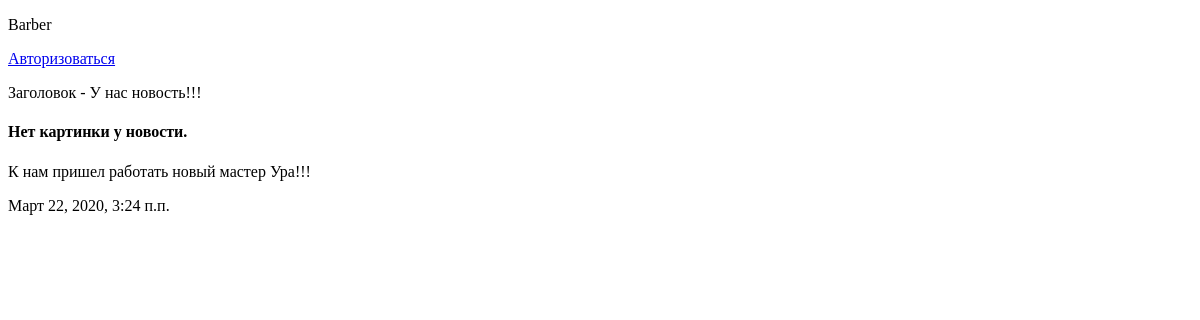
The app's page /detail_new/7, older data.
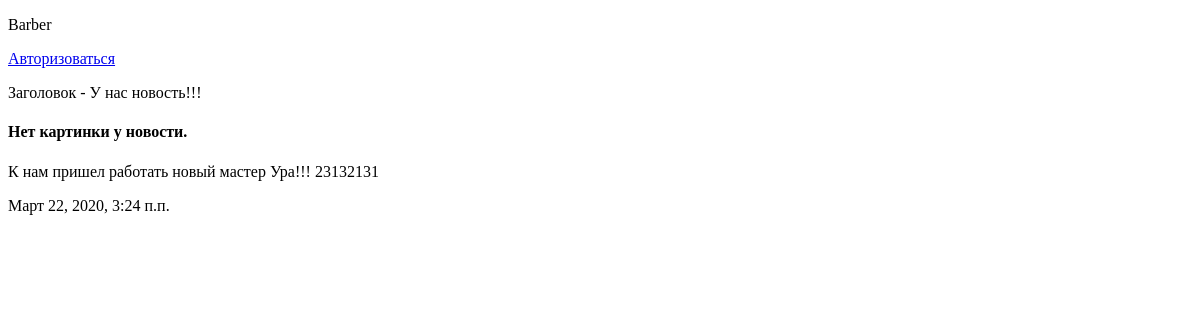
The same page, newer data.
### barberback/models.py (models this page shows, shortened)
class BarberNews(models.Model):
    def upload_file(instance,filename,upload_dir='imgnews',ext='png'):
        """
        Генерирует путь куда будут загружаться картинки,при этом
        изменяется имя файла и его расширение

        :param filename: имя файла
        :param upload_dir: директория куда будут загружаться файлы
        :param ext: расшерение картинки
        :return: возращает путь к файлу
        """
        without_ext_filename = filename.split('.')[0] + '_'+ uuid.uuid4().hex
        return f'{upload_dir}/{without_ext_filename}.{ext}'
    class Meta:
        db_table = 'barber_news'
        ordering = ['bNewsDate']
    bTitleNews = models.CharField(max_length=150, verbose_name='Заголовок')
    bTextNews = models.TextField(verbose_name='Текст новости')
    bNewsDate = models.DateTimeField(verbose_name='Дата создания', auto_now_add=True)
    bNewsImage = models.ImageField(upload_to=upload_file, verbose_name='Картинка новости', blank=True)

### barberback/adminpanelview.py (the view)
# urls.py: path('detail_new/<int:pk>', detailNew.as_view(), name='detail_new'),
class detailNew(DetailView):
    model = BarberNews
    context_object_name = 'new'
    template_name = 'barberback/detail_new.html'

### barberback/templates/barberback/detail_new.html (shortened to what this page needs)
{% extends "layout/basic.html" %}
{% block content %}
<p>Заголовок - {{new.bTitleNews}}</p>
{% if new.bNewsImage %}
<img src="{{new.bNewsImage.url}}">
{% else %}
<h4>Нет картинки у новости.</h4>
{% endif %}
<p>{{new.bTextNews}}</p>
<p>{{new.bNewsDate}}</p>
{% endblock %}

Row changes from the older to the newer data that the page shows:
changed BarberNews "У нас новость!!!": bTextNews "К нам пришел работать новый мастер Ура!!!" → "К нам пришел работать новый мастер Ура!!! 23132131"
